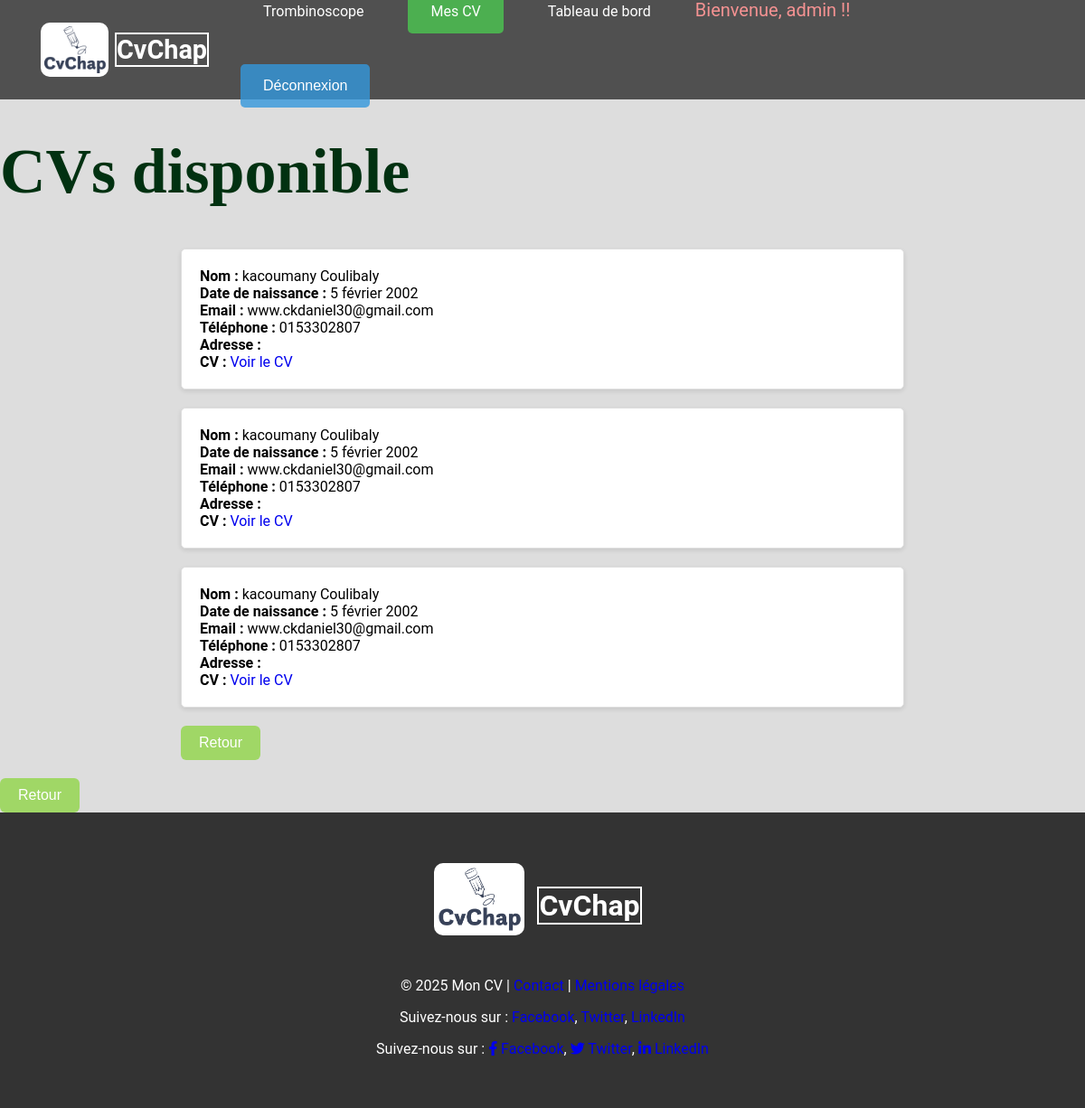
The page /list_cv/ (signed in) on the database its author committed.
### appcv/models.py (models this page shows, shortened)
class CV(models.Model):
    DESIGN_CHOICES = [
        ('design1', 'Design 1'),
        ('design2', 'Design 2'),
        ('design3', 'Design 3'),
        ('design4', 'Design 4'),
    ]
    design = models.CharField(max_length=10, choices=DESIGN_CHOICES, default='design1')
    title = models.CharField(max_length=100,default='CV sans titre')
    user = models.ForeignKey(User, on_delete=models.CASCADE)
    personne = models.ForeignKey(Personne, on_delete=models.CASCADE)  # Modifié de OneToOneField à ForeignKey
    experiences = models.ManyToManyField(Experience, blank=True)
    formations = models.ManyToManyField(Formation, blank=True)
    competences = models.ManyToManyField(Competence, blank=True)
    langues = models.ManyToManyField(Langue, blank=True)
    contact = models.ForeignKey(Contact, on_delete=models.CASCADE)  # Modifié de OneToOneField à ForeignKey
    loisirs = models.ManyToManyField(Loisir, blank=True)

class Personne(models.Model):
    user = models.ForeignKey(User, on_delete=models.CASCADE)
    nom = models.CharField(max_length=100)
    prenom = models.CharField(max_length=100)
    date_naissance = models.DateField()
    photo = models.ImageField(upload_to='photos/', blank=True, default='photos/default-photo.jpg')

class Contact(models.Model):
    user = models.ForeignKey(User, on_delete=models.CASCADE)
    email = models.EmailField()
    telephone = models.CharField(max_length=20, null=True, blank=True)
    adresse = models.TextField(null=True, blank=True)

### appcv/views.py (the view)
# urls.py: path('list_cv/', views.list_cv, name='list_cv'),
@login_required
def list_cv(request):
    cvs = CV.objects.filter(user=request.user)
    return render(request, "vues/list_cv.html", {"cvs": cvs})

### appcv/templates/vues/list_cv.html (shortened to what this page needs)
{% extends "base.html" %}
{% block style_page %}
{% load static %}
<link rel="stylesheet" href="{% static 'list_cv.css' %}">
{% endblock %}
{% block content %}
<h1>CVs disponible</h1>
<div class='cv-list'>
    {% if cvs %}
        <ul>
            {% for cv in cvs %}
            <li class='cv-item'>
                <strong>Nom :</strong> {{ cv.personne.prenom }} {{ cv.personne.nom }}<br>
                <strong>Date de naissance :</strong> {{ cv.personne.date_naissance }}<br>
                <strong>Email :</strong> {{ cv.contact.email }}<br>
                <strong>Téléphone :</strong> {{ cv.contact.telephone }}<br>
                <strong>Adresse :</strong> {{ cv.contact.adresse }}<br>
                <strong>CV :</strong> <a href="{% url 'aff_CV' cv.id %}">Voir le CV</a>
            </li>
            {% endfor %}
        </ul>
        {% else %}
        <p>Aucun CV disponible.</p>
        {% endif %}
    {% include "partiel/retoure.html" %}
</div>
{% endblock content %}

### appcv/templates/base.html (shortened to what this page needs)
{% load static %}
<!DOCTYPE html>
<html lang="fr">
<head>
    {% block style_page %}{% endblock %}
    <link rel="stylesheet" href="{% static 'base1.css' %}">
    <link rel="stylesheet" href="https://cdnjs.cloudflare.com/ajax/libs/font-awesome/6.0.0-beta3/css/all.min.css">
</head>
<body>
    <header>
        <nav>
            {% block nav_bar %}
                {% include "bases/nav.html" %}
            {% endblock %}
        </nav>
    </header>
    <div id="main-content">
        <div id="content">
            {% block content %}{% endblock %}
        </div>
        {% include "partiel/retoure.html" %}
    </div>
    <footer>
        {% include "bases/footer.html" %}
    </footer>
</body>
</html>

### appcv/templates/bases/nav.html (shortened to what this page needs)
{% load static %}
{% block style_page %}
<link rel="stylesheet" href="{% static 'base1.css' %}">
{% endblock %}
<nav >
    <div class="nav-logo">
        <img src="{% static 'images/cvchap_logo4.png' %}" alt="Logo" class="me-2">
        <a class="nav-link {% if request.resolver_match.url_name == 'trombinoscope' %}active{% endif %}" href="{% url 'trombinoscope' %}">CvChap</a>
    </div>
    <ul >
        {% if user.is_authenticated %}
            <li class="nav-item">
                <a class="nav-link {% if request.resolver_match.url_name == 'trombinoscope' %}active{% endif %}" href="{% url 'trombinoscope' %}">Trombinoscope</a>
            </li>
            <li class="nav-item">
                <a class="nav-link {% if request.resolver_match.url_name == 'list_cv' %}active{% endif %}" href="{% url 'list_cv' %}">Mes CV</a>
            </li>
            <li>
                <a href="{% url 'TdeBord' %}">Tableau de bord</a>
            </li>
            <li>Bienvenue, {{ user.username }} !!</li>
            <li class="nav-item">
                <form action="{% url 'logout' %}?next=/" method="post" style="display:inline;">
                    <button type="submit">Déconnexion</button>
                </form>
            </li>
        {% endif %}
    </ul>
</nav>

### appcv/templates/partiel/retoure.html
<a href="javascript:history.back()">
    <button  class='btn' type="button">Retour</button>
</a>

### appcv/templates/bases/footer.html
{% block footer %}
{% load static %}
{% block style_page %}
<link rel="stylesheet" href="{% static 'base1.css' %}">
{% endblock %}
<footer class="bg-dark text-light py-4">
    <div class="footer-logo">
        <img src="{% static 'images/cvchap_logo4.png' %}" alt="Logo" class="me-2">
        <a class="navbar-brand" href="#">CvChap</a>
    </div>
    <div class="container text-center">
        <p class="mb-2">© 2025 Mon CV |
            <a href="{% url 'contact__' %}" class="text-decoration-none text-info">Contact</a> |
            <a href="#" class="text-decoration-none text-info">Mentions légales</a>
        </p>
        <p>Suivez-nous sur :
            <a href="#" class="text-decoration-none text-info">Facebook</a>,
            <a href="#" class="text-decoration-none text-info">Twitter</a>,
            <a href="#" class="text-decoration-none text-info">LinkedIn</a>
        </p>
        <p>Suivez-nous sur :
            <a href="#" class="text-info"><i class="fab fa-facebook-f"></i> Facebook</a>,
            <a href="#" class="text-info"><i class="fab fa-twitter"></i> Twitter</a>,
            <a href="#" class="text-info"><i class="fab fa-linkedin-in"></i> LinkedIn</a>
        </p>
    </div>
</footer>
{% endblock %}

### appcv/static/list_cv.css (style rules this page uses)
.cv-list { list-style: none; padding: 0; margin: 20px auto; max-width: 800px; }
.cv-item { background: #ffffff; border: 1px solid #ddd; border-radius: 5px; margin-bottom: 20px; padding: 20px; box-shadow: 0 2px 5px rgba(0, 0, 0, 0.1); transition: transform 0.2s, box-shadow 0.2s; }

### appcv/static/base1.css (style rules this page uses)
body { font-family: 'Roboto', sans-serif; background: #ddd ; background-size: cover; margin: 0; padding: 0; color: #000000; height: 100%; }
button { background-color: #3498db; background-color: #3498dbce; color: white; padding: 15px 25px; font-size: 1rem; border: none; border-radius: 5px; cursor: pointer; text-align: center; transition: background-color 0.3s ease; }
html, body { height: 100%; margin: 0; padding:0px 0px 0px 0px 0px; }
#main-content { min-height: 100%; display: flex; flex-direction: column; }
#content { flex-grow: 1; }
nav { height: 110px; width: 100%; background: rgba(0, 0, 0, 0.4); display: flex; justify-content:space-between; align-items: center; margin:0px ; padding:0px; position: fixed; }
nav ul { margin-right:100px; list-style: none; margin-top:10px; }
nav ul li { display: inline-block; line-height: 80px; margin: 0 10px; color: #f59292; font-size: 20px; }
nav ul li a { color: white; padding: 15px 25px; font-size: 1rem; border: none; border-radius: 5px; cursor: pointer; text-align: center; transition: background-color 0.3s ease; }
nav ul li a.active, nav ul li a:hover { background-color: #2980b9; background-color: #3498db; background-color: #4CAF50; }
.nav-logo { display: flex; align-items: center; margin:15px; padding:35px 10px; }
.nav-logo img { height: 60px; margin-left: 20px; border-radius: 10px; }
.nav-logo a { font-weight: bold; font-size: 1.8rem; display:inline-block; padding:0.1px 0px; margin-left:7px; color:#fff; border:2px solid #fff; }
footer { background-color: #333; color: white; text-align: center; padding: 20px 0; width: 100%; position: relative; bottom: 0; align-items: center; margin-top: auto; }
h1 { margin: 70px 0; color:#013111; font-size:clamp(70px,6vw,40px); font-weight: bold; font-family: Times, "Times New Roman", Georgia, serif; padding:0px; height:55px; }
a { text-decoration: none; }
ul { list-style: none; padding: 0; }
#main-content { padding:80px 0px 0px 0px; }
.btn { background-color: rgb(160, 215, 102); color: white; padding: 10px 20px; border-radius: 6px; text-decoration: none; text-align: center; display: inline-block; transition: background-color 0.3s ease; }
.footer-logo { align-items: center; padding:35px 10px; }
.footer-logo img { height: 80px; margin: -22px 0px; border-radius: 10px; }
.footer-logo a { font-weight: bold; font-size: 2rem; display:inline-block; padding:0.1px 0px; margin:7px 10px; color:#fff; border:2px solid #fff; }

### rows shown on the page
CV: personne.prenom "kacoumany", personne.nom "Coulibaly", personne.date_naissance "5 février 2002", contact.email "www.ckdaniel30@gmail.com", contact.telephone "0153302807"
CV: personne.prenom "kacoumany", personne.nom "Coulibaly", personne.date_naissance "5 février 2002", contact.email "www.ckdaniel30@gmail.com", contact.telephone "0153302807"
CV: personne.prenom "kacoumany", personne.nom "Coulibaly", personne.date_naissance "5 février 2002", contact.email "www.ckdaniel30@gmail.com", contact.telephone "0153302807"

### other values the page prints
{{ user.username }} "admin"
